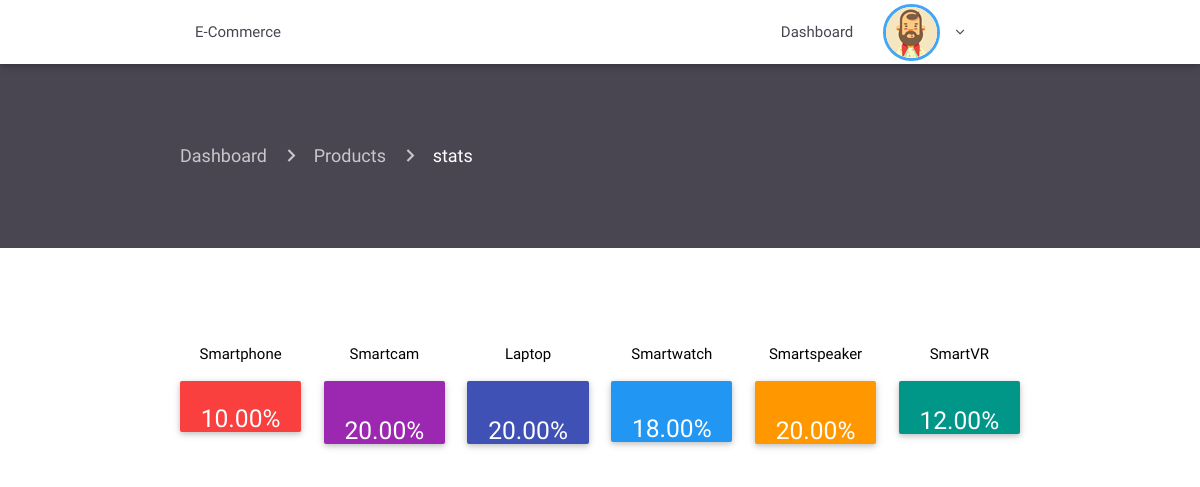
/ecom/admin/stats.php (signed in), run on the app's committed database.
### tables this page shows
CREATE TABLE `product` (
  `id` int(11) NOT NULL,
  `id_category` int(11) NOT NULL,
  `name` varchar(1000) NOT NULL,
  `description` varchar(1000) NOT NULL,
  `price` int(11) NOT NULL,
  `id_picture` int(11) NOT NULL,
  `thumbnail` varchar(1000) NOT NULL,
  `promo` varchar(1000) NOT NULL
);

CREATE TABLE `category` (
  `id` int(11) NOT NULL,
  `name` varchar(1000) NOT NULL,
  `icon` varchar(1000) NOT NULL
);

### ecom/admin/stats.php (the view, shortened to what this page needs)
<?php
require 'includes/header.php';
require 'includes/navconnected.php'; ?>
<div class="container-fluid product-page">
    <div class="container current-page">
        <nav>
            <div class="nav-wrapper">
                <div class="col s12">
                    <a href="index" class="breadcrumb">Dashboard</a>
                    <a href="infoproduct" class="breadcrumb">Products</a>
                    <a href="stats" class="breadcrumb">stats</a>
                </div>
            </div>
        </nav>
    </div>
</div>
<div class="container center-align staaats">
    <div class="row">
        <?php
        include '../db.php';
        $queryfirst = "SELECT
         product.id as 'id',
         product.id_category,
         SUM(command.quantity) as 'total',
         command.statut,
         command.id_product,
         category.name as 'name',
         category.id
         FROM product, command, category
         WHERE product.id = command.id_product
         AND command.statut = 'paid' AND category.id = product.id_category
         GROUP BY category.id";
        $resultfirst = $connection->query($queryfirst);
        if ($resultfirst->num_rows > 0) {
            while($rowfirst = $resultfirst->fetch_assoc()) {
                $idp = $rowfirst['id'];
                $name_best = $rowfirst['name'];
                $totalsold = $rowfirst['total'];
                $percent = ($totalsold / 50 )*100;
                ?>
                <div class="col s2">
                    <p class="black-text"><?= $name_best; ?></p>
                    <div class="card red<?= $idp; ?>" style="padding-top:<?=number_format((float)$percent, 2, '.', ''); ?>%">
                        <h5 class="white-text"><?=number_format((float)$percent, 2, '.', '');  ?>%</h5>
                    </div>
                </div>
            <?php }} ?>
    </div>
</div>
<?php require 'includes/footer.php'; ?>

### ecom/admin/src/css/style.css (style rules this page uses)
.product-page { padding-top: 60px; padding-bottom: 60px; background-color: #494551; }
.product-page nav { background: none; box-shadow: none; }
.staaats { padding-top: 80px; }
.staaats .red1 { background-color: #fa3f3f; }
.staaats .red2 { background-color: #9c27b0; }
.staaats .red3 { background-color: #3f51b5; }
.staaats .red4 { background-color: #2196f3; }
.staaats .red5 { background-color: #ff9800; }
.staaats .red6 { background-color: #009688; }

### data on the page
product: id_category.name "Smartphone", percent "10.00"
product: id_category.name "Smartcam", percent "20.00"
product: id_category.name "Laptop", percent "20.00"
product: id_category.name "Smartwatch", percent "18.00"
product: id_category.name "Smartspeaker", percent "20.00"
product: id_category.name "SmartVR", percent "12.00"
